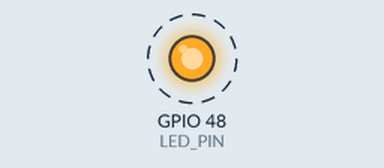
A program run on a simulated ESP32-S3. On the bench: output pins drawn as LEDs (lit = HIGH). Dashed ring = blinking. What the program prints to the serial monitor is not drawn.

Above: at 0.1 s.
Timing chart, 0 to 3.0 s (numbered marks = the images above):
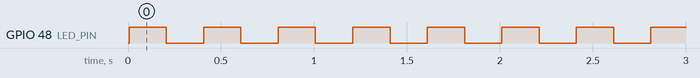

Measured:
- by itself, GPIO 48 (LED_PIN): alternates HIGH for 0.20 s and LOW for 0.20 s
- by itself, everything shown: repeats every 1.2 s, in 6 steps

The program:

main.cpp
```cpp
#include <Arduino.h>

#define LED_PIN LED_BUILTIN

bool led_state = false;

TaskHandle_t Task1;
TaskHandle_t Task2;

void Task1code( void * parameter);
void Task2code( void * parameter);

void setup() {

  Serial.begin(115200);

  pinMode(LED_PIN, OUTPUT);
  digitalWrite(LED_PIN, LOW);

  xTaskCreatePinnedToCore(
    Task1code, /* Function to implement the task */
    "Task1", /* Name of the task */
    10000,  /* Stack size in words */
    NULL,  /* Task input parameter */
    0,  /* Priority of the task */
    &Task1,  /* Task handle. */
    0); /* Core where the task should run */

  xTaskCreatePinnedToCore(Task2code, "Task2", 10000, NULL, 0, &Task2, 1);


}

void loop() {
  Serial.println("-------------------------LOOP-----------------------------------");

  vTaskDelay(2000);
}


void Task1code( void * parameter) {       //TAREA LED
  for(;;) {
    Serial.println("-------------------------TASK1-----------------------------------");
    if(led_state == true){
      digitalWrite(LED_PIN, LOW);
      led_state = false;
    } else {
      digitalWrite(LED_PIN, HIGH);
      led_state = true;
    }

    vTaskDelay(200);
  }
}

void Task2code( void * parameter) {           //TAREA SERIAL "hola mundo"

  for(;;) {
    Serial.println("-------------------------TASK2-----------------------------------");
    Serial.println("Hola mundo");
    vTaskDelay(1000);
  }
}
```
